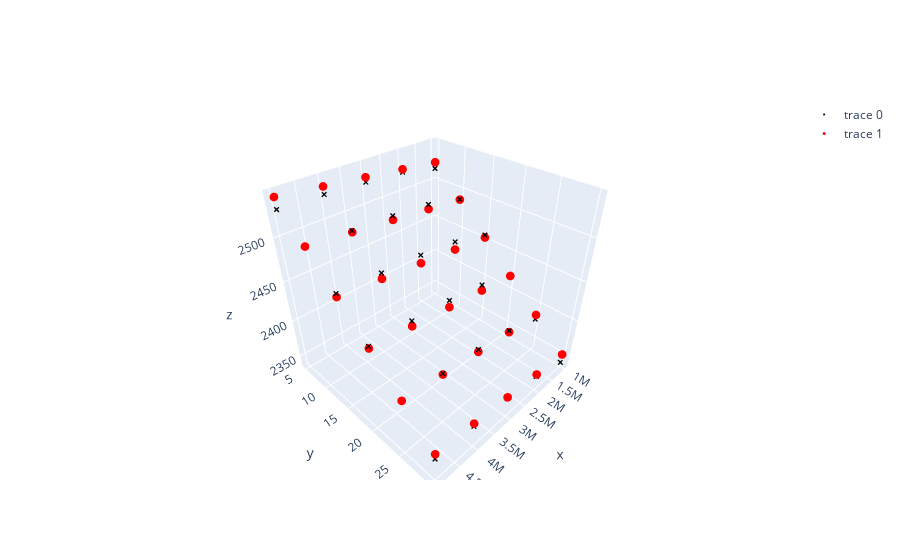

Notebook code cell kept with this figure:
### Markdown cell above
Make plot

### Code cell
import plotly.graph_objects as go

fig = go.Figure()
fig.add_trace(go.Scatter3d(x=Xgrid[:,0], y=Xgrid[:,1], z=ygrid[:,0],
mode='markers',
marker=dict(size=2,color='#000000', symbol='x')))

fig.add_trace(go.Scatter3d(x=Xgrid[:,0], y=Xgrid[:,1], z=y_lin[:,0], 
mode='markers',
marker=dict(size=3,color='#ff0000', symbol='circle')))
